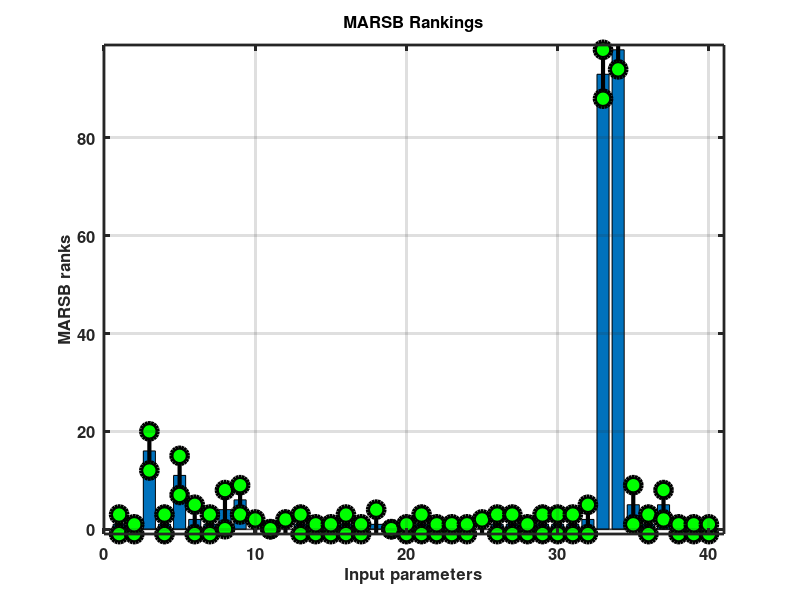

The MATLAB source for this figure:
% This file contains MarsBag ranking measures
% and also their spreads based on bootstraping.
% To select the most important ones to display,
% set sortFlag = 1 and set nn to be the number
% of inputs to display.
if exist('noCLF') 
   hold off
else
   clf
end;
nn = 40;
Means = [
1
0
16
1
11
2
1
4
6
0
0
0
1
0
0
1
0
1
0
0
1
0
0
0
0
1
1
0
1
1
1
2
93
98
5
1
5
0
0
0
];
Stds = [
2
1
4
2
4
3
2
4
3
2
0
2
2
1
1
2
1
3
0
1
2
1
1
1
2
2
2
1
2
2
2
3
5
4
4
2
3
1
1
1
];
ymax = max(Means);
ymin = min(Means);
if (ymax == ymin)
   ymax = ymax * 1.01;
   ymin = ymin * 0.99;
end;
if (ymax == ymin)
   ymax = ymax + 0.01;
   ymin = ymin - 0.01;
end;
bar(Means,0.8);
for ii = 1:nn
   if (ii == 1)
   hold on
   end;
   XX = [ii ii];
   YY = [Means(ii)-Stds(ii) Means(ii)+Stds(ii)];
   plot(XX,YY,'-ko','LineWidth',3.0,'MarkerEdgeColor','k','MarkerFaceColor','g','MarkerSize',12)
end;
set(gca,'linewidth',2)
set(gca,'fontweight','bold')
set(gca,'fontsize',12)
grid on
box on
title('MARSB Rankings','FontWeight','bold','FontSize',12)
xlabel('Input parameters','FontWeight','bold','FontSize',12)
ylabel('MARSB ranks','FontWeight','bold','FontSize',12)
axis([0 nn+1 ymin-0.01*(ymax-ymin) ymax+0.01*(ymax-ymin)])
